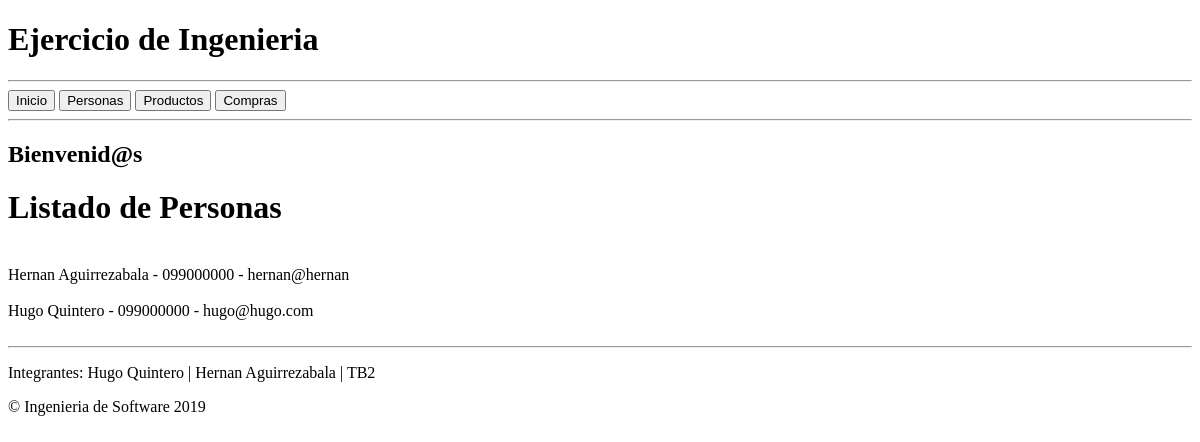
The app's page /persona/, older data.
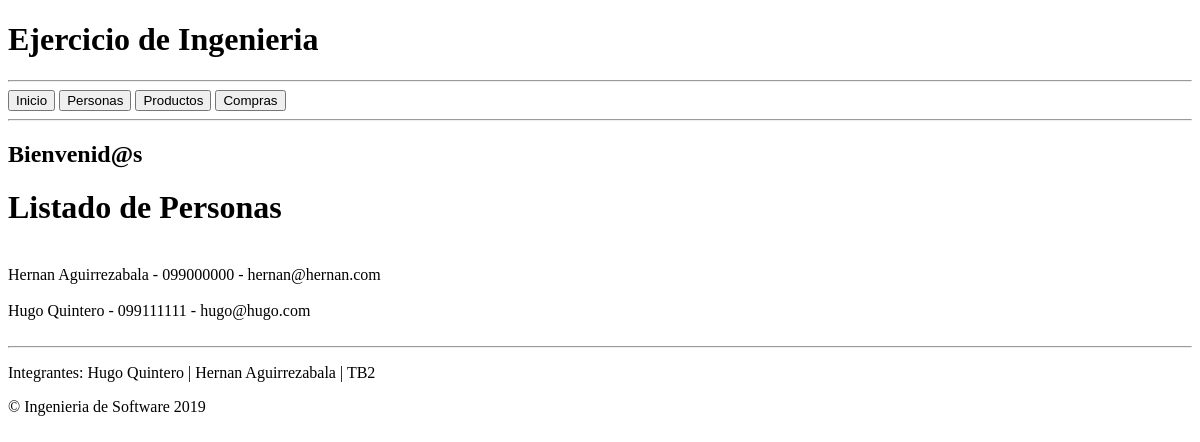
The same page, newer data.
### ejercicio/models.py (models this page shows, shortened)
class Persona(models.Model):
    nombre = models.CharField(max_length=100, verbose_name="Nombre")
    apellido = models.CharField(max_length=100, verbose_name="Apellido")
    telefono = models.CharField(max_length=50, verbose_name="Telefono")
    email = models.CharField(max_length=80, verbose_name="Email")
    class Meta:
        verbose_name = "cliente"
        verbose_name_plural = "clientes"

### ejercicio/views.py (the view)
# urls.py: path('persona/', views.persona_list, name='persona_list'),
def persona_list(request):
    persona = Persona.objects.all()
    return render(request, 'ejercicio/persona_list.html', {'persona':persona})

### ejercicio/templates/ejercicio/persona_list.html (shortened to what this page needs)
{% extends 'ejercicio/index.html' %}
  {% block content %}
    <h1>Listado de Personas</h1>
    <br>
        {% for persona in persona.all %}
        		{{ persona.nombre }} {{ persona.apellido }} - {{ persona.telefono }} - {{ persona.email }}  <br><br>
        {% endfor %}
  {% endblock %}

Row changes from the older to the newer data that the page shows:
changed Persona "Hernan": email "hernan@hernan" → "hernan@hernan.com"
changed Persona "Hugo": telefono "099000000" → "099111111"
